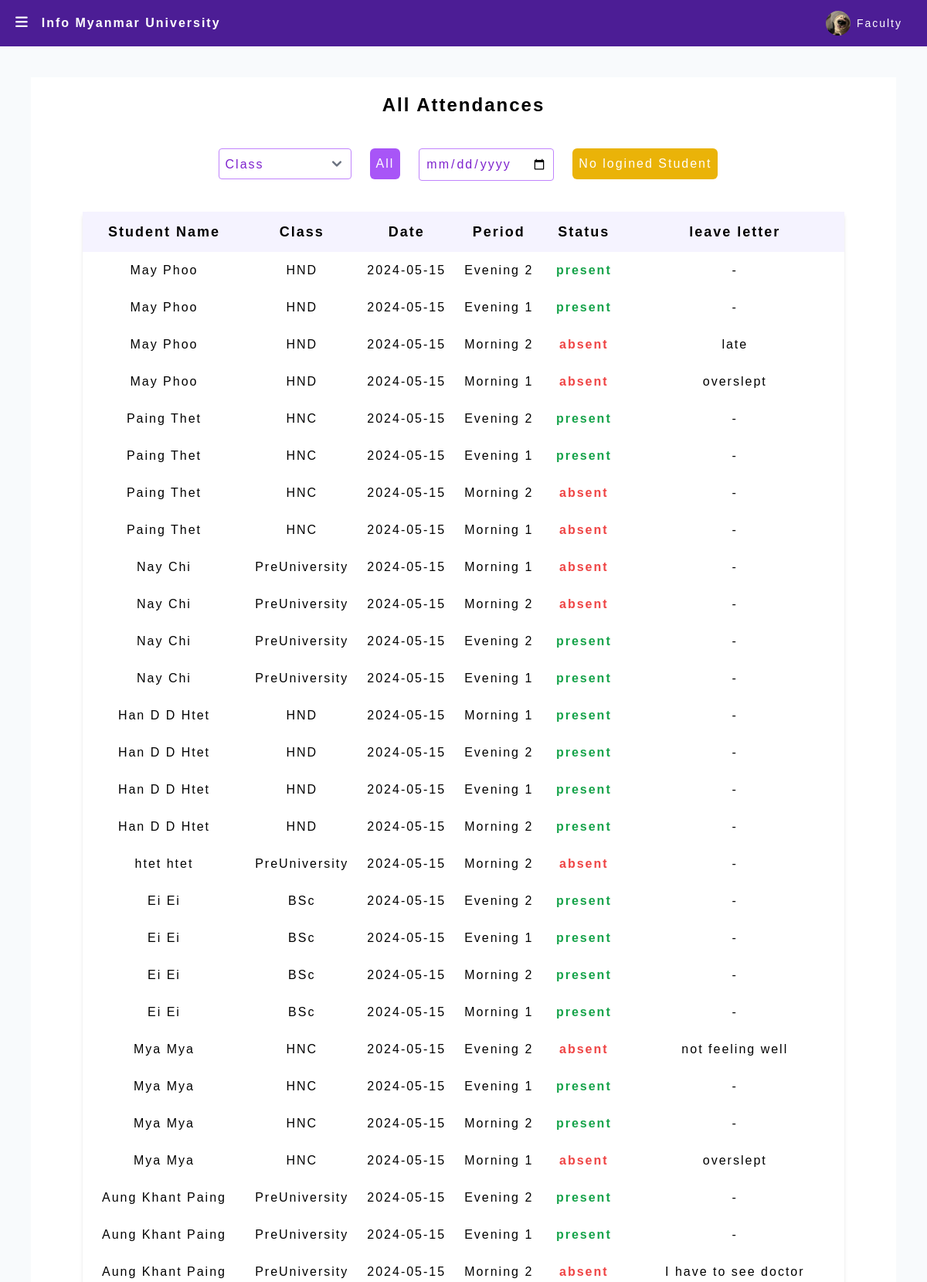
Screenshot of /adminattendanceInfo (signed in, upper part) with the database file from the repository.
### Website/models.py (models this page shows)
class Student(db.Model, UserMixin): # user object
    id = db.Column(db.Integer, primary_key=True)
    email = db.Column(db.String(150), unique=True)
    name = db.Column(db.String(150))
    password = db.Column(db.String(150))
    year = db.Column(db.Integer, db.ForeignKey('year.id'))
    batch = db.Column(db.String(150))
    phone = db.Column(db.String(150))
    profile = db.Column(db.String(300))
    attendances = db.relationship('Attendance')

class Year(db.Model):
    id = db.Column(db.Integer, primary_key=True)
    year_name = db.Column(db.String(150))
    students = db.relationship('Student')
    attendances = db.relationship('Attendance')

class Attendance(db.Model):
    id = db.Column(db.Integer, primary_key=True)
    date = db.Column(db.String(150))
    leave_letter = db.Column(db.String(1000))
    status = db.Column(db.Integer)
    student_id = db.Column(db.Integer, db.ForeignKey('student.id'))
    year_id = db.Column(db.Integer, db.ForeignKey('year.id'))
    period_id = db.Column(db.Integer, db.ForeignKey("period.id"))

class Period(db.Model):
    id = db.Column(db.Integer, primary_key=True)
    period_name = db.Column(db.String(150))
    period_time = db.Column(db.String(150))
    attendances = db.relationship('Attendance')

### app.py (the view)
@app.route('/adminattendanceInfo', methods=['GET', 'POST'])
def adminattendanceInfo():
    if 'admin_id' not in session:
        return redirect(url_for('adminLogin'))
    else:
        return adminattendanceinfo()

### Website/adminfeatues.py (called while the page is built, shortened)
def adminattendanceinfo():
    allstudents = Student.query.all()
    students = {student.id: student.name for student in allstudents}
    allyear = Year.query.all()
    years = {year.id: year.year_name for year in allyear}
    allperiod = Period.query.all()
    period = {period.id: period.period_name for period in allperiod}
    attendances = Attendance.query.order_by(Attendance.id.desc()).all()
    return render_template("adminattendanceInfo.html", attendances = attendances, years= years, period=period, students=students, allyears = allyear, datevalue="", student_year="")

### Website/templates/adminattendanceInfo.html (shortened to what this page needs)
{% extends "adminlayout.html" %} {% block title %}Student Information{% endblock%}
{% block content %}
  <div class="m-10 flex flex-col justify-center items-center bg-white">
  <h3 class="text-2xl font-semibold mt-5 mb-10 text-center">All Attendances</h3>
  <div class="flex flex-row justify-center">
    <select class="block h-10 px-2 border border-purple-400 text-purple-700 mx-3 p-2 rounded focus:outline-none focus:border-purple-800" name="year" id="year">
      <option value="">Class</option>
    </select>
    <a href="/adminattendanceInfo" class="mx-3 p-2 h-10 bg-purple-500 text-white rounded-md hover:bg-purple-600 focus:outline-none focus:bg-purple-600">All</a>
    <form id="dateForm" class="mx-3" method="POST">
      <input type="date" value="{{ datevalue }}" onchange="this.form.submit()" class="border border-purple-400 text-purple-700 p-2 rounded w-full focus:outline-none focus:border-purple-800" id="customdate" name="customdate">
    </form>
    <a href="/notLoginedStudent" class="h-10 p-2 ml-3 bg-yellow-500 text-white rounded-md hover:bg-yellow-600 focus:outline-none focus:bg-yellow-600">No logined Student</a>
  </div>
  <table class="text-center mx-16 my-10 shadow-md">
    <thead class="bg-violet-50 text-lg font-semibold">
      <tr>
        <th class=" py-3 px-5">Student Name</th>
        <th class=" py-3 px-5">Class</th>
        <th class=" py-3 px-5">Date</th>
        <th class=" py-3 px-5">Period</th>
        <th class=" py-3 px-5">Status</th>
        <th class=" py-3 px-5">leave letter</th>
      </tr>
    </thead>
    <tbody id="student-table-body">
        {% for attendance in attendances %}
        <tr>
            <td class=" p-3">{{ students[attendance.student_id]}}</td>
            <td class=" p-3"> {{ years[attendance.year_id] }} </td>
            <td class=" p-3">{{ attendance.date }}</td>
            <td class=" p-3">{{ period[attendance.period_id] }}</td>
            <td class=" p-3 font-semibold {% if attendance.status == 'absent' %} text-red-500 {% else %} text-green-600 {% endif %}">{{ attendance.status }}</td>
            <td class=" p-3">{{ attendance.leave_letter }}</td>
        </tr>
        {% endfor %}
    </tbody>
  </table>
</div>
{% endblock %}

### Website/static/css/index.css (style rules this page uses)
html { font-family: Tahoma, sans-serif !important; letter-spacing: 2px; }

### rows the page displays
Attendance: date "2024-05-15", status "present", leave_letter "-"
Student: name "May Phoo"
Year: year_name "HND"
Period: period_name "Evening 2"
Attendance: date "2024-05-15", status "present", leave_letter "-"
Period: period_name "Evening 1"
Attendance: date "2024-05-15", period.period_name "Morning 2", status "absent", leave_letter "late"
Attendance: date "2024-05-15", status "absent", leave_letter "overslept"
Period: period_name "Morning 1"
Attendance: date "2024-05-15", status "present", leave_letter "-"
Student: name "Paing Thet"
Year: year_name "HNC"
Attendance: date "2024-05-15", status "present", leave_letter "-"
Attendance: date "2024-05-15", period.period_name "Morning 2", status "absent", leave_letter "-"
Attendance: date "2024-05-15", status "absent", leave_letter "-"
Attendance: date "2024-05-15", status "absent", leave_letter "-"
Student: name "Nay Chi"
Year: year_name "PreUniversity"
Attendance: date "2024-05-15", period.period_name "Morning 2", status "absent", leave_letter "-"
Attendance: date "2024-05-15", status "present", leave_letter "-"
Attendance: date "2024-05-15", status "present", leave_letter "-"
Attendance: date "2024-05-15", status "present", leave_letter "-"
Student: name "Han D D Htet"
Attendance: date "2024-05-15", status "present", leave_letter "-"
Attendance: date "2024-05-15", status "present", leave_letter "-"
Attendance: date "2024-05-15", period.period_name "Morning 2", status "present", leave_letter "-"
Attendance: date "2024-05-15", period.period_name "Morning 2", status "absent", leave_letter "-"
Student: name "htet htet"
Attendance: date "2024-05-15", status "present", leave_letter "-"
Student: name "Ei Ei"
Year: year_name "BSc"
Attendance: date "2024-05-15", status "present", leave_letter "-"
Attendance: date "2024-05-15", period.period_name "Morning 2", status "present", leave_letter "-"
Attendance: date "2024-05-15", status "present", leave_letter "-"
Attendance: date "2024-05-15", status "absent", leave_letter "not feeling well"
Student: name "Mya Mya"
Attendance: date "2024-05-15", status "present", leave_letter "-"
Attendance: date "2024-05-15", period.period_name "Morning 2", status "present", leave_letter "-"
Attendance: date "2024-05-15", status "absent", leave_letter "overslept"
Attendance: date "2024-05-15", status "present", leave_letter "-"
Student: name "Aung Khant Paing"
Attendance: date "2024-05-15", status "present", leave_letter "-"
Attendance: date "2024-05-15", period.period_name "Morning 2", status "absent", leave_letter "I have to see doctor"
